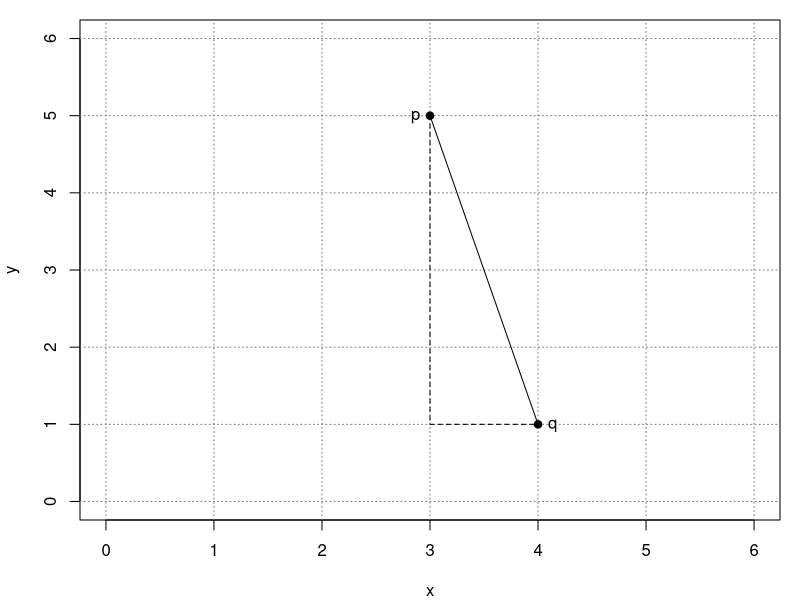

Reproduce this figure in R.
## ---- chunk 1
p <- c(sample(1:3, 1), sample(1:5, 1))
q <- c(sample(4:5, 1), sample(1:5, 1))
sol <- sqrt(sum((p - q)^2))
## ---- chunk 2
par(mar = c(4, 4, 1, 1))
plot(0, type = "n", xlim = c(0, 6), ylim = c(0, 6), xlab = "x", ylab = "y")
grid(col = "slategray")
points(rbind(p, q), pch = 19)
text(rbind(p, q), c("p", "q"), pos = c(2, 4))
lines(rbind(p, q))
lines(c(p[1], p[1], q[1]), c(p[2], q[2], q[2]), lty = 2)
